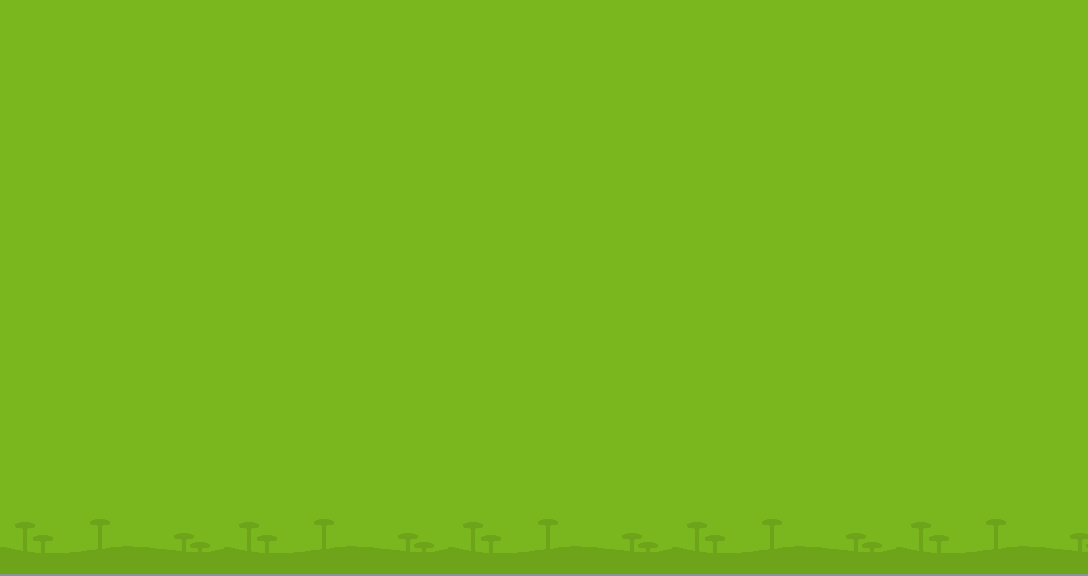

Rendered tile map (Tiled .tmx) drawn with the repository's tilesets; below, a short description and the map source with its tile grids summarised:
An orthogonal 34x18 tile map with 32x32 px tiles, 1 tile layer (Tile Layer 1), 4 tilesets.

<map version="1.0" orientation="orthogonal" renderorder="right-down" width="34" height="18" tilewidth="32" tileheight="32" nextobjectid="1">
 <tileset firstgid="1" name="a" tilewidth="32" tileheight="32" tilecount="264">
  <image source="tiles.png" width="378" height="798" />
 </tileset>
 <tileset firstgid="265" name="b" tilewidth="32" tileheight="32" tilecount="231">
  <image source="spritesheet_2.png" width="694" height="372" />
 </tileset>
 <tileset firstgid="496" name="c" tilewidth="32" tileheight="32" tilecount="171">
  <image source="Mario_Tiles.png" width="630" height="302" />
 </tileset>
 <tileset firstgid="667" name="d" tilewidth="32" tileheight="32" tilecount="35">
  <image source="backgrounds.png" width="231" height="189" />
 </tileset>
 <layer name="Tile Layer 1" width="34" height="18">
  <data>[612 cells, 612 non-empty, 14 distinct tile ids]</data>
 </layer>
</map>
